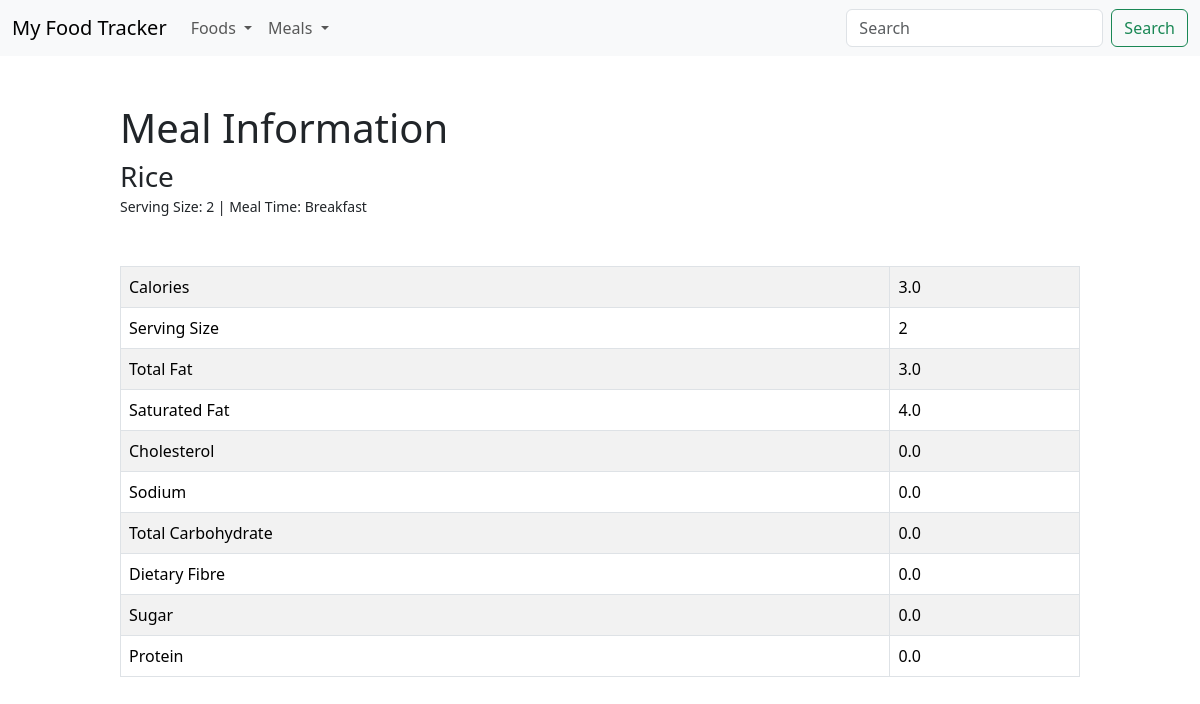
The app's page /data_meal/48/ with its own data.
### food/models.py (models this page shows, shortened)
class Meal(models.Model):
    BREAKFAST = 1
    MORNING_SNACK = 2
    LUNCH = 3
    AFTERNOON_SNACK = 4
    DINNER = 5
    EVENING_SNACK = 6
    MEAL_TIME_TYPES = (
        (BREAKFAST, "Breakfast"),
        (MORNING_SNACK, "Morning Snack"),
        (LUNCH, "Lunch"),
        (AFTERNOON_SNACK, "Afternoon Snack"),
        (DINNER, "Dinner"),
        (EVENING_SNACK, "Evening Snack"),
    )
    food = models.ForeignKey(Food, verbose_name="Food", on_delete=models.CASCADE)
    serving_size = models.IntegerField(verbose_name="Serving Size")
    meal_time = models.IntegerField(verbose_name="Meal Time", choices=MEAL_TIME_TYPES)

class Food(models.Model):
    name = models.CharField(verbose_name="Name", max_length=128)
    calories = models.FloatField(verbose_name="Calories (kcal)")
    total_fat = models.FloatField(verbose_name="Total Fat (g)")
    saturated_fat = models.FloatField(verbose_name="Saturated Fat (g)", default=0)
    cholesterol = models.FloatField(verbose_name="Cholesterol (mg)", default=0)
    sodium = models.FloatField(verbose_name="Sodium (mg)", default=0)
    total_carbohydrate = models.FloatField(
        verbose_name="Total Carbohydrate (g)", default=0
    )
    dietary_fibre = models.FloatField(verbose_name="Dietary Fibre (g)", default=0)
    sugar = models.FloatField(verbose_name="Sugar (g)", default=0)
    protein = models.FloatField(verbose_name="Protein (g)", default=0)
    def __str__(self):
        return "%s" % self.name

### food/views.py (the view)
# urls.py: path("data_meal/<int:pk>/", views.data_meal, name="data-meal"),
def data_meal(request, pk):
    template = "data_meal.html"
    meal = Meal.objects.get(id=pk)
    context = {"meal": meal, "page_title": "Meal Information"}
    return render(request, template, context)

### templates/data_meal.html
{% include "template_main.html" %}
{% block content %}
<div id="content-main">
  <h1>{{page_title}}</h1>
  <h3 class="mb-0">{{meal.food}}</h3>
  <small>Serving Size: {{meal.serving_size}} | Meal Time: {{meal.get_meal_time_display}}</small>
    <table class="table table-striped table-bordered mt-5">
      <tbody>
        <tr>
          <td>Calories</td>
          <td>{{ meal.food.calories }}</td>
        </tr>
        <tr>
          <td>Serving Size</td>
          <td>{{ meal.serving_size }}</td>
        </tr>
        <tr>
          <td>Total Fat</td>
          <td>{{ meal.food.total_fat }}</td>
        </tr>
        <tr>
          <td>Saturated Fat</td>
          <td>{{ meal.food.saturated_fat }}</td>
        </tr>
        <tr>
          <td>Cholesterol</td>
          <td>{{ meal.food.cholesterol }}</td>
        </tr>
        <tr>
          <td>Sodium</td>
          <td>{{ meal.food.sodium }}</td>
        </tr>
        <tr>
          <td>Total Carbohydrate</td>
          <td>{{ meal.food.total_carbohydrate }}</td>
        </tr>
        <tr>
          <td>Dietary Fibre</td>
          <td>{{ meal.food.dietary_fibre }}</td>
        </tr>
        <tr>
          <td>Sugar</td>
          <td>{{ meal.food.sugar }}</td>
        </tr>
        <tr>
          <td>Protein</td>
          <td>{{ meal.food.protein }}</td>
        </tr>
      </tbody>
    </table>
</div>
{% endblock content %}

### templates/template_main.html (shortened to what this page needs)
<!doctype html>
<html lang="en">
  <head>
    <link href="https://cdn.jsdelivr.net/npm/bootstrap@5.3.1/dist/css/bootstrap.min.css" rel="stylesheet">
    <link rel="stylesheet" href="https://cdn.jsdelivr.net/npm/bootstrap-icons@1.10.5/font/bootstrap-icons.css">
  </head>
  <body>
    <nav class="navbar navbar-expand-lg bg-body-tertiary mb-5">
      <div class="container-fluid">
        <a class="navbar-brand icon-link" href="{% url 'food:index' %}">My Food Tracker</a>
        <div class="collapse navbar-collapse" id="navbarSupportedContent">
          <ul class="navbar-nav me-auto mb-2 mb-lg-0">
            <li class="nav-item dropdown">
              <a class="nav-link dropdown-toggle" href="#" role="button" data-bs-toggle="dropdown" aria-expanded="false">
                Foods
              </a>
            </li>
            <li class="nav-item dropdown">
              <a class="nav-link dropdown-toggle" href="#" role="button" data-bs-toggle="dropdown" aria-expanded="false">
                Meals
              </a>
            </li>
          </ul>
          <form class="d-flex" role="search">
            <input class="form-control me-2" type="search" placeholder="Search" aria-label="Search">
            <button class="btn btn-outline-success" type="submit">Search</button>
          </form>
        </div>
      </div>
    </nav>
  </body>
</html>

### templates/template_main.html (style rules this page uses)
#content-main { max-width:80vw; margin-left:auto; margin-right:auto; }

### records on screen
Meal: food "Rice", serving_size "2", meal_time "Breakfast", food.calories "3.0", food.total_fat "3.0", food.saturated_fat "4.0", food.cholesterol "0.0", food.sodium "0.0", food.total_carbohydrate "0.0", food.dietary_fibre "0.0", food.sugar "0.0", food.protein "0.0"

### other values on screen
{{ page_title }} "Meal Information"
